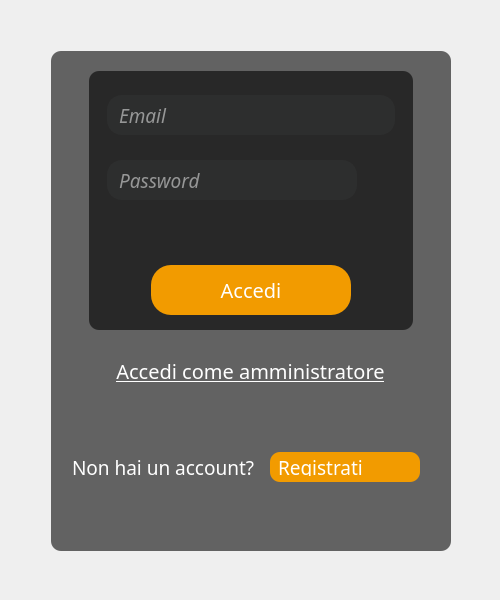
<?xml version="1.0" encoding="UTF-8"?>
<ui version="4.0">
 <class>Form</class>
 <widget class="QWidget" name="Form">
  <property name="geometry">
   <rect>
    <x>0</x>
    <y>0</y>
    <width>500</width>
    <height>600</height>
   </rect>
  </property>
  <property name="sizePolicy">
   <sizepolicy hsizetype="Fixed" vsizetype="Fixed">
    <horstretch>0</horstretch>
    <verstretch>0</verstretch>
   </sizepolicy>
  </property>
  <property name="minimumSize">
   <size>
    <width>500</width>
    <height>600</height>
   </size>
  </property>
  <property name="maximumSize">
   <size>
    <width>600</width>
    <height>650</height>
   </size>
  </property>
  <property name="windowTitle">
   <string>Form</string>
  </property>
  <property name="styleSheet">
   <string notr="true">background-image: url(:/immagini/immagini/sfondologin.png);</string>
  </property>
  <layout class="QGridLayout" name="gridLayout">
   <item row="1" column="0">
    <spacer name="horizontalSpacer">
     <property name="orientation">
      <enum>Qt::Horizontal</enum>
     </property>
     <property name="sizeType">
      <enum>QSizePolicy::Fixed</enum>
     </property>
     <property name="sizeHint" stdset="0">
      <size>
       <width>40</width>
       <height>20</height>
      </size>
     </property>
    </spacer>
   </item>
   <item row="1" column="1">
    <widget class="QFrame" name="frame">
     <property name="sizePolicy">
      <sizepolicy hsizetype="Expanding" vsizetype="Expanding">
       <horstretch>0</horstretch>
       <verstretch>0</verstretch>
      </sizepolicy>
     </property>
     <property name="minimumSize">
      <size>
       <width>400</width>
       <height>500</height>
      </size>
     </property>
     <property name="autoFillBackground">
      <bool>false</bool>
     </property>
     <property name="styleSheet">
      <string notr="true">border-radius:10px;
background:transparent;
background-color: rgba(0,0,0,150)</string>
     </property>
     <property name="frameShape">
      <enum>QFrame::StyledPanel</enum>
     </property>
     <property name="frameShadow">
      <enum>QFrame::Sunken</enum>
     </property>
     <property name="lineWidth">
      <number>3</number>
     </property>
     <layout class="QVBoxLayout" name="verticalLayout">
      <property name="topMargin">
       <number>20</number>
      </property>
      <item alignment="Qt::AlignHCenter|Qt::AlignVCenter">
       <widget class="QFrame" name="frame_5">
        <property name="sizePolicy">
         <sizepolicy hsizetype="Expanding" vsizetype="Expanding">
          <horstretch>0</horstretch>
          <verstretch>0</verstretch>
         </sizepolicy>
        </property>
        <property name="minimumSize">
         <size>
          <width>300</width>
          <height>100</height>
         </size>
        </property>
        <property name="frameShape">
         <enum>QFrame::StyledPanel</enum>
        </property>
        <property name="frameShadow">
         <enum>QFrame::Raised</enum>
        </property>
        <layout class="QVBoxLayout" name="verticalLayout_2">
         <property name="bottomMargin">
          <number>15</number>
         </property>
         <item>
          <widget class="QFrame" name="frame_4">
           <property name="sizePolicy">
            <sizepolicy hsizetype="Expanding" vsizetype="Expanding">
             <horstretch>0</horstretch>
             <verstretch>0</verstretch>
            </sizepolicy>
           </property>
           <property name="minimumSize">
            <size>
             <width>300</width>
             <height>70</height>
            </size>
           </property>
           <property name="styleSheet">
            <string notr="true">background:none</string>
           </property>
           <property name="frameShape">
            <enum>QFrame::StyledPanel</enum>
           </property>
           <property name="frameShadow">
            <enum>QFrame::Raised</enum>
           </property>
           <layout class="QHBoxLayout" name="horizontalLayout_3">
            <item>
             <widget class="QLineEdit" name="emailfield">
              <property name="sizePolicy">
               <sizepolicy hsizetype="Expanding" vsizetype="Fixed">
                <horstretch>0</horstretch>
                <verstretch>0</verstretch>
               </sizepolicy>
              </property>
              <property name="minimumSize">
               <size>
                <width>250</width>
                <height>40</height>
               </size>
              </property>
              <property name="font">
               <font>
                <family>American Typewriter</family>
                <pointsize>14</pointsize>
                <italic>true</italic>
               </font>
              </property>
              <property name="styleSheet">
               <string notr="true">QLineEdit{
color: #FFF;
padding-left:8px;
padding-right:8px;
border:2px solid rgb(45, 46, 46);
border-radius:15px;
	background-color: rgb(45, 46, 46);
}
QLineEdit:hover{
border:2px solid rgb(45, 46, 46);
}
QLineEdit:focus{
border:2px solid rgb(242, 155, 0);
}</string>
              </property>
              <property name="placeholderText">
               <string>Email</string>
              </property>
              <property name="clearButtonEnabled">
               <bool>false</bool>
              </property>
             </widget>
            </item>
           </layout>
          </widget>
         </item>
         <item alignment="Qt::AlignHCenter|Qt::AlignVCenter">
          <widget class="QFrame" name="frame_3">
           <property name="sizePolicy">
            <sizepolicy hsizetype="Expanding" vsizetype="Expanding">
             <horstretch>0</horstretch>
             <verstretch>0</verstretch>
            </sizepolicy>
           </property>
           <property name="minimumSize">
            <size>
             <width>300</width>
             <height>70</height>
            </size>
           </property>
           <property name="styleSheet">
            <string notr="true">background:none;</string>
           </property>
           <property name="frameShape">
            <enum>QFrame::StyledPanel</enum>
           </property>
           <property name="frameShadow">
            <enum>QFrame::Raised</enum>
           </property>
           <layout class="QHBoxLayout" name="horizontalLayout_2">
            <item>
             <widget class="QLineEdit" name="passwordfield">
              <property name="sizePolicy">
               <sizepolicy hsizetype="Expanding" vsizetype="Fixed">
                <horstretch>0</horstretch>
                <verstretch>0</verstretch>
               </sizepolicy>
              </property>
              <property name="minimumSize">
               <size>
                <width>250</width>
                <height>40</height>
               </size>
              </property>
              <property name="font">
               <font>
                <family>American Typewriter</family>
                <pointsize>14</pointsize>
                <italic>true</italic>
                <bold>false</bold>
                <underline>false</underline>
               </font>
              </property>
              <property name="styleSheet">
               <string notr="true">QLineEdit{
color: #FFF;
padding-left:8px;
padding-right:8px;
border:2px solid rgb(45, 46, 46);
border-radius:15px;
	background-color: rgb(45, 46, 46);
}
QLineEdit:hover{
border:2px solid rgb(45, 46, 46);
}
QLineEdit:focus{
border:2px solid rgb(255, 148, 8);
}</string>
              </property>
              <property name="maxLength">
               <number>100</number>
              </property>
              <property name="echoMode">
               <enum>QLineEdit::Password</enum>
              </property>
              <property name="placeholderText">
               <string>Password</string>
              </property>
              <property name="clearButtonEnabled">
               <bool>false</bool>
              </property>
             </widget>
            </item>
            <item>
             <widget class="QPushButton" name="sp_button">
              <property name="cursor">
               <cursorShape>PointingHandCursor</cursorShape>
              </property>
              <property name="text">
               <string/>
              </property>
              <property name="icon">
               <iconset>
                <normaloff>:/icone/icone/hidepass.png</normaloff>
                <normalon>:/icone/icone/showpass.png</normalon>:/icone/icone/hidepass.png</iconset>
              </property>
              <property name="iconSize">
               <size>
                <width>32</width>
                <height>32</height>
               </size>
              </property>
              <property name="checkable">
               <bool>true</bool>
              </property>
              <property name="checked">
               <bool>false</bool>
              </property>
              <property name="autoRepeat">
               <bool>false</bool>
              </property>
             </widget>
            </item>
           </layout>
          </widget>
         </item>
         <item alignment="Qt::AlignHCenter">
          <widget class="QLabel" name="error">
           <property name="sizePolicy">
            <sizepolicy hsizetype="Fixed" vsizetype="Fixed">
             <horstretch>0</horstretch>
             <verstretch>0</verstretch>
            </sizepolicy>
           </property>
           <property name="minimumSize">
            <size>
             <width>250</width>
             <height>35</height>
            </size>
           </property>
           <property name="styleSheet">
            <string notr="true">font: 16pt &quot;American Typewriter&quot;;
color:rgb(255, 37, 0);
background:none;</string>
           </property>
           <property name="text">
            <string/>
           </property>
           <property name="alignment">
            <set>Qt::AlignCenter</set>
           </property>
          </widget>
         </item>
         <item>
          <spacer name="verticalSpacer_4">
           <property name="orientation">
            <enum>Qt::Vertical</enum>
           </property>
           <property name="sizeType">
            <enum>QSizePolicy::Fixed</enum>
           </property>
           <property name="sizeHint" stdset="0">
            <size>
             <width>20</width>
             <height>15</height>
            </size>
           </property>
          </spacer>
         </item>
         <item alignment="Qt::AlignHCenter|Qt::AlignVCenter">
          <widget class="QPushButton" name="accedi_button">
           <property name="minimumSize">
            <size>
             <width>200</width>
             <height>50</height>
            </size>
           </property>
           <property name="font">
            <font>
             <family>American Typewriter</family>
             <pointsize>15</pointsize>
             <bold>false</bold>
            </font>
           </property>
           <property name="cursor">
            <cursorShape>PointingHandCursor</cursorShape>
           </property>
           <property name="styleSheet">
            <string notr="true">QPushButton{
   
	background-color: rgb(242, 155, 0);
     border:none;
     color:rgb(255,255,255); 
     border-radius:20px;
   
}
QPushButton:hover {
	
	background-color: rgba(242, 155, 20,150);
     border-left: 2px solid rgb(173, 107,0);
     border-right: 2px solid rgb(173, 107,0);
     border-bottom: 3px solid rgb(173, 107,0);
}
QPushButton:pressed {
	
	background-color: rgba(255, 224, 0,75);
     border-left: 2px solid rgb(173, 107,0);
     border-right: 2px solid rgb(173, 107,0); 
     border-bottom: none;
}</string>
           </property>
           <property name="text">
            <string>Accedi</string>
           </property>
          </widget>
         </item>
        </layout>
       </widget>
      </item>
      <item>
       <spacer name="verticalSpacer_6">
        <property name="orientation">
         <enum>Qt::Vertical</enum>
        </property>
        <property name="sizeType">
         <enum>QSizePolicy::Fixed</enum>
        </property>
        <property name="sizeHint" stdset="0">
         <size>
          <width>20</width>
          <height>20</height>
         </size>
        </property>
       </spacer>
      </item>
      <item alignment="Qt::AlignHCenter">
       <widget class="QPushButton" name="accedi_amm_button">
        <property name="minimumSize">
         <size>
          <width>220</width>
          <height>30</height>
         </size>
        </property>
        <property name="font">
         <font>
          <family>American Typewriter</family>
          <pointsize>15</pointsize>
          <underline>true</underline>
         </font>
        </property>
        <property name="cursor">
         <cursorShape>PointingHandCursor</cursorShape>
        </property>
        <property name="styleSheet">
         <string notr="true">QPushButton{
    background:none;
    color:#FFF;
    text-decoration: underline;  
}
QPushButton:hover {
    color:rgb(242, 155, 0);
   
}</string>
        </property>
        <property name="text">
         <string>Accedi come amministratore</string>
        </property>
       </widget>
      </item>
      <item alignment="Qt::AlignHCenter|Qt::AlignBottom">
       <widget class="QFrame" name="frame_2">
        <property name="sizePolicy">
         <sizepolicy hsizetype="Preferred" vsizetype="Expanding">
          <horstretch>0</horstretch>
          <verstretch>0</verstretch>
         </sizepolicy>
        </property>
        <property name="minimumSize">
         <size>
          <width>320</width>
          <height>150</height>
         </size>
        </property>
        <property name="baseSize">
         <size>
          <width>300</width>
          <height>50</height>
         </size>
        </property>
        <property name="styleSheet">
         <string notr="true">background:none;</string>
        </property>
        <property name="frameShape">
         <enum>QFrame::StyledPanel</enum>
        </property>
        <property name="frameShadow">
         <enum>QFrame::Raised</enum>
        </property>
        <layout class="QHBoxLayout" name="horizontalLayout">
         <item>
          <widget class="QLabel" name="label">
           <property name="font">
            <font>
             <family>American Typewriter</family>
             <pointsize>14</pointsize>
            </font>
           </property>
           <property name="styleSheet">
            <string notr="true">color:white</string>
           </property>
           <property name="text">
            <string>Non hai un account?</string>
           </property>
          </widget>
         </item>
         <item>
          <widget class="QFrame" name="frame_6">
           <property name="frameShape">
            <enum>QFrame::StyledPanel</enum>
           </property>
           <property name="frameShadow">
            <enum>QFrame::Raised</enum>
           </property>
           <layout class="QVBoxLayout" name="verticalLayout_3">
            <item>
             <widget class="QComboBox" name="sel_registra">
              <property name="sizePolicy">
               <sizepolicy hsizetype="Expanding" vsizetype="Expanding">
                <horstretch>0</horstretch>
                <verstretch>0</verstretch>
               </sizepolicy>
              </property>
              <property name="minimumSize">
               <size>
                <width>150</width>
                <height>30</height>
               </size>
              </property>
              <property name="maximumSize">
               <size>
                <width>150</width>
                <height>30</height>
               </size>
              </property>
              <property name="font">
               <font>
                <family>American Typewriter</family>
                <pointsize>14</pointsize>
               </font>
              </property>
              <property name="cursor">
               <cursorShape>PointingHandCursor</cursorShape>
              </property>
              <property name="styleSheet">
               <string notr="true">QComboBox {
    background-color: rgb(242, 155, 0);
    color:white;
    border: none;
    border-radius: 10px;
   padding-top:6px;
   padding-bottom:6px;
   padding-left:8px;
   
}
QComboBox QAbstractItemView {
    selection-background-color: rgb(242, 155, 0);
    selection-color: #ffffff;
    
}
QComboBox QAbstractItemView::item:hover {
    background-color: rgb(242, 155, 0);

}
QComboBox::drop-down {
    border: none;
}
QComboBox::down-arrow {
    
	image: url(:/icone/icone/freccia.png);
    padding-right:8px;
    width: 16px; 
    height: 16px;
}</string>
              </property>
              <property name="sizeAdjustPolicy">
               <enum>QComboBox::AdjustToContents</enum>
              </property>
              <property name="placeholderText">
               <string>Registrati</string>
              </property>
              <item>
               <property name="text">
                <string>Cliente</string>
               </property>
              </item>
              <item>
               <property name="text">
                <string>Dipendente</string>
               </property>
              </item>
             </widget>
            </item>
           </layout>
          </widget>
         </item>
        </layout>
       </widget>
      </item>
     </layout>
    </widget>
   </item>
   <item row="0" column="1">
    <spacer name="verticalSpacer">
     <property name="orientation">
      <enum>Qt::Vertical</enum>
     </property>
     <property name="sizeType">
      <enum>QSizePolicy::Fixed</enum>
     </property>
     <property name="sizeHint" stdset="0">
      <size>
       <width>20</width>
       <height>40</height>
      </size>
     </property>
    </spacer>
   </item>
   <item row="1" column="2">
    <spacer name="horizontalSpacer_2">
     <property name="orientation">
      <enum>Qt::Horizontal</enum>
     </property>
     <property name="sizeType">
      <enum>QSizePolicy::Fixed</enum>
     </property>
     <property name="sizeHint" stdset="0">
      <size>
       <width>40</width>
       <height>20</height>
      </size>
     </property>
    </spacer>
   </item>
   <item row="2" column="1">
    <spacer name="verticalSpacer_2">
     <property name="orientation">
      <enum>Qt::Vertical</enum>
     </property>
     <property name="sizeType">
      <enum>QSizePolicy::Fixed</enum>
     </property>
     <property name="sizeHint" stdset="0">
      <size>
       <width>20</width>
       <height>40</height>
      </size>
     </property>
    </spacer>
   </item>
  </layout>
 </widget>
 <resources>
  <include location="res.qrc"/>
 </resources>
 <connections/>
</ui>
